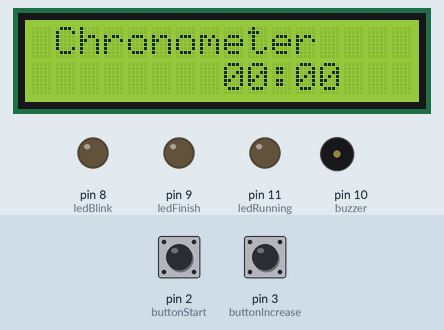
The sketch below on a simulated Arduino Uno, built with avr-gcc and run on an emulated ATmega328P. Parts: 16×2 character LCD, output pins drawn as LEDs (lit = HIGH), buzzer (waves = sounding, pin HIGH). Dashed ring = blinking. The inputs (shaded band) are chosen by the test bench; at power-on: pin 3 (buttonIncrease) HIGH, pin 2 (buttonStart) HIGH.

Above: at 1.2 s.
1.3 s: pin 3 (buttonIncrease) pulled LOW for 1 s
At 3.4 s:
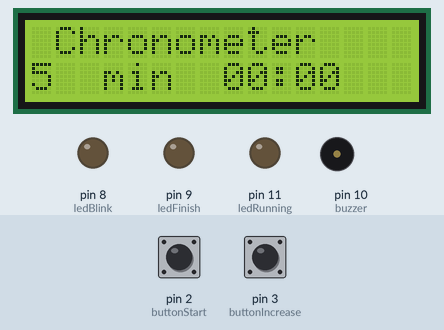
3.8 s: pin 2 (buttonStart) pulled LOW for 0.15 s
At 3.9 s:
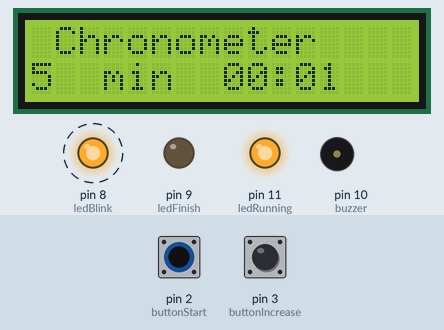
5.9 s: pin 3 (buttonIncrease) pulled LOW for 0.15 s
At 6.25 s:
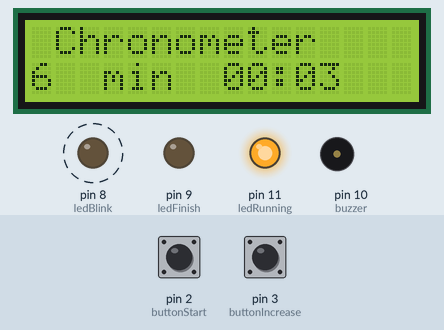
7.6 s: pin 2 (buttonStart) pulled LOW for 1 s
At 8.4 s:
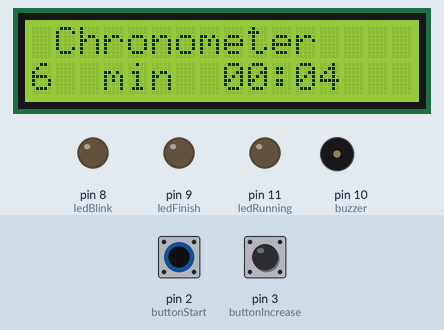
Timing chart, 0 to 10.6 s (numbered marks = the images above; inputs shaded):
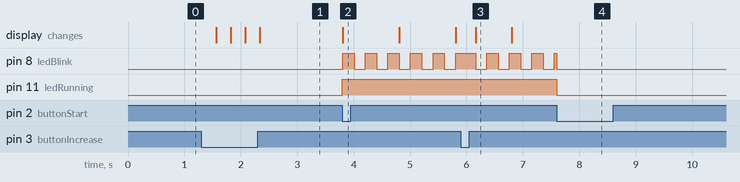

The sketch:

Timer.ino
```cpp
#include <Wire.h>
#include <LiquidCrystal_I2C.h>

LiquidCrystal_I2C lcd(0x27, 16, 2);

int seconds = 0;
int minutes = 0;
int targetMinutes = 1;
bool isRunning = false;

unsigned long lastSecondUpdate = 0;
unsigned long lastBlinkUpdate = 0;
const int blinkInterval = 200; // 200 ms para el parpadeo
const int secondInterval = 1000; // 1 segundo
bool blinkState = false;

const int buttonStart = 2;
const int buttonIncrease = 3;
const int ledBlink = 8;
const int ledFinish = 9;
const int ledRunning = 11;
const int buzzer = 10;

bool startButtonState = false; // Estado actual del botón de inicio/parada
bool lastStartButtonState = true; // Último estado del botón para detectar cambios

void setup() {
  pinMode(buttonStart, INPUT_PULLUP);
  pinMode(buttonIncrease, INPUT_PULLUP);
  pinMode(ledBlink, OUTPUT);
  pinMode(ledFinish, OUTPUT);
  pinMode(ledRunning, OUTPUT);
  pinMode(buzzer, OUTPUT);

  lcd.init();
  lcd.backlight();
  lcd.setCursor(0, 0);
  lcd.print(" Chronometer ");
  displayTime();
}

void loop() {
  handleButtons();

  if (isRunning) {
    updateChronometer();
    blinkLed();
    checkTargetTime();
  }
}

void handleButtons() {
  // Leer el botón de inicio/parada
  bool currentStartButtonState = digitalRead(buttonStart);
  if (!currentStartButtonState && lastStartButtonState) { // Detectar cambio de estado (toggle)
    isRunning = !isRunning; // Cambiar el estado de funcionamiento
    if (isRunning) {
      digitalWrite(ledFinish, LOW);
      digitalWrite(ledRunning, HIGH);
    } else {
      digitalWrite(ledRunning, LOW);
      digitalWrite(ledBlink, LOW);
    }
  }
  lastStartButtonState = currentStartButtonState;

  // Leer el botón para aumentar el tiempo objetivo
  if (digitalRead(buttonIncrease) == LOW) {
    delay(250); // Debounce
    targetMinutes++;
    if (targetMinutes >= 60) targetMinutes = 0;
    displayTargetMinutes();
  }
}

void updateChronometer() {
  if (millis() - lastSecondUpdate >= secondInterval) {
    lastSecondUpdate = millis();
    seconds++;
    if (seconds == 60) {
      seconds = 0;
      minutes++;
    }
    if (minutes == 60) {
      minutes = 0;
    }
    displayTime();
  }
}

void blinkLed() {
  if (millis() - lastBlinkUpdate >= blinkInterval) {
    lastBlinkUpdate = millis();
    blinkState = !blinkState;
    digitalWrite(ledBlink, blinkState);
  }
}

void checkTargetTime() {
  if (minutes == targetMinutes) {
    isRunning = false;
    resetChronometer();
    digitalWrite(ledFinish, HIGH);
    digitalWrite(ledRunning, LOW);
    digitalWrite(ledBlink, LOW);
    playBuzzer();
  }
}

void resetChronometer() {
  minutes = 0;
  seconds = 0;
  displayTargetMinutes();
}

void displayTime() {
  lcd.setCursor(8, 1);
  lcd.print(formatTime(minutes) + ":" + formatTime(seconds));
}

void displayTargetMinutes() {
  lcd.setCursor(0, 1);
  lcd.print("    ");
  lcd.setCursor(0, 1);
  lcd.print(targetMinutes);
  lcd.setCursor(3, 1);
  lcd.print("min");
}

String formatTime(int value) {
  return value < 10 ? "0" + String(value) : String(value);
}

void playBuzzer() {
  tone(buzzer, 2000); // Emite un tono de 2000 Hz
  delay(5000); // Mantiene el tono durante 5 segundos
  noTone(buzzer); // Detiene el tono
}
```

Measured:
- after the input at 1.3 s, the display: first changes after 0.26 s (image 1 shows a later state)
- after the input at 3.8 s, pin 8 (ledBlink): alternates HIGH for 0.20 s and LOW for 0.20 s, starting at once; pin 11 (ledRunning): LOW → HIGH at once; the display: changes at once (image 2)
- after the input at 5.9 s, the display: changes after 0.26 s (image 3)
- after the input at 7.6 s, pin 11 (ledRunning): HIGH → LOW at once
- what the display in image 3 shows lasts 0.6 s, from 6.2 s to 6.8 s
